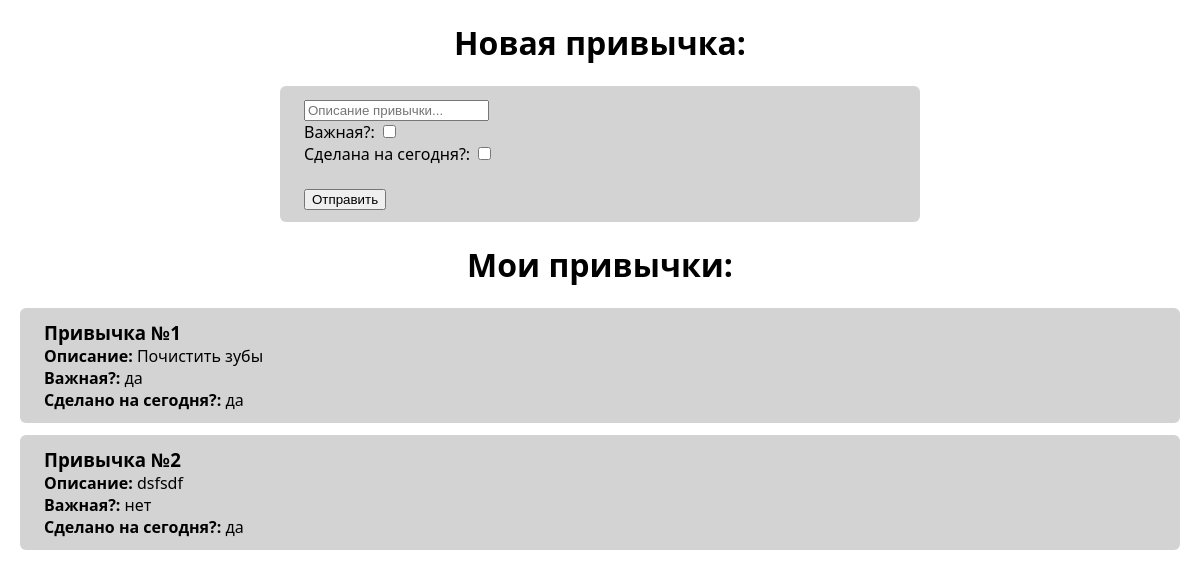
The app's page /habits/, older data.
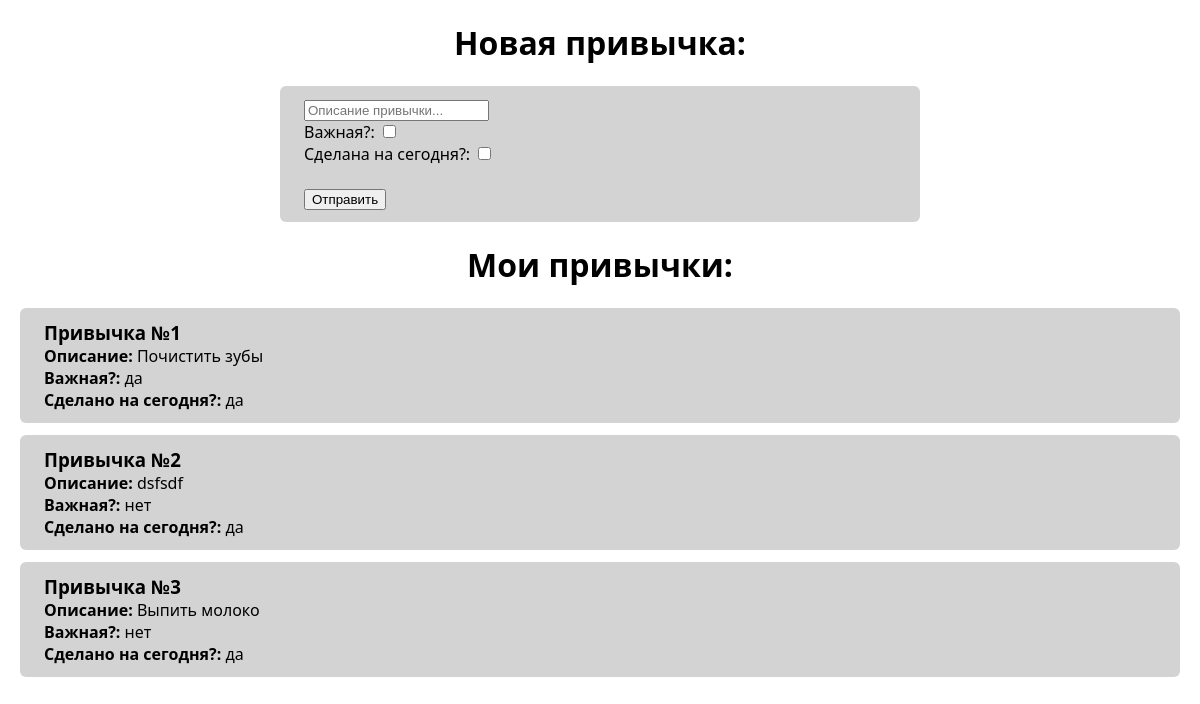
The same page, newer data.
### main/models.py (models this page shows)
class Habit(models.Model):
    is_done_today = models.BooleanField(default=False)
    is_important = models.BooleanField(default=False)
    habit_description = models.TextField(max_length=200)

### main/views.py (the view)
# urls.py: path('habits/', habits, name="habits"),
def habits(req):
    habits_list = Habit.objects.all()
    return render(req, "habits.html", { "habits_list": habits_list })

### main/templates/habits.html (shortened to what this page needs)
{% load static %}
<!DOCTYPE html>
<html lang="en">
<head>
    <link rel="stylesheet" href="{% static 'generic.css' %}">
</head>
<body>
    <h1>Новая привычка:</h1>
    <div class="prompt">
        <form action="{% url 'add-habit' %}" method="post">
            <input type="text" name="habit-description" placeholder="Описание привычки..."><br>
            Важная?: <input type="checkbox" name="habit-is-important"><br>
            Сделана на сегодня?: <input type="checkbox" name="habit-is-done-today"><br>
            <br>
            <button>Отправить</button>
        </form>
    </div>
    <h1>Мои привычки:</h1>
    {% for habit in habits_list %}
        <div>
            <h3>Привычка №{{ habit.id }}</h3>
            <p><strong>Описание: </strong>{{ habit.habit_description }}</p>
            <p><strong>Важная?: </strong>{% if habit.is_important %}да{% else %}нет{% endif %}</p>
            <p><strong>Сделано на сегодня?: </strong>{% if habit.is_done_today %}да{% else %}нет{% endif %}</p>
        </div>
    {% endfor %}
</body>
</html>

Row changes from the older to the newer data that the page shows:
added Habit: id "3", habit_description "Выпить молоко", is_important "нет", is_done_today "да"
